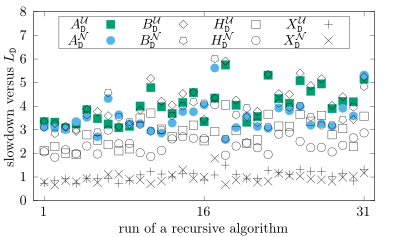

Source code (gnuplot):
set term cairolatex pdf standalone header "\\usepackage{amsmath,amsfonts}" color font ", 10" size 10cm,6cm
set output "reltim-ABHX_D.tex"

set key top center horizontal box spacing 1.45

set xrange [0:32]
set xlabel "run of a recursive algorithm"
set xtics ("1" 1, "16" 16, "31" 31)
set yrange [0:8]
set ylabel "slowdown versus $L_{\\mathtt{\\mathtt{D}}}$"

set datafile columnheaders
plot "ud.csv" using 1:($17/$8) with points title "$A_{\\mathtt{D}}^{\\mathcal{U}}$" pointtype 5 linetype 2, \
     "nd.csv" using 1:($17/$8) with points title "$A_{\\mathtt{D}}^{\\mathcal{N}}$" pointtype 7 linetype 3, \
     "ud.csv" using 1:($20/$8) with points title "$B_{\\mathtt{D}}^{\\mathcal{U}}$" pointtype 12 linetype 0, \
     "nd.csv" using 1:($20/$8) with points title "$B_{\\mathtt{D}}^{\\mathcal{N}}$" pointtype 14 linetype 0, \
     "ud.csv" using 1:($23/$8) with points title "$H_{\\mathtt{D}}^{\\mathcal{U}}$" pointtype 4 linetype 0, \
     "nd.csv" using 1:($23/$8) with points title "$H_{\\mathtt{D}}^{\\mathcal{N}}$" pointtype 6 linetype 0, \
     "ud.csv" using 1:($26/$8) with points title "$X_{\\mathtt{D}}^{\\mathcal{U}}$" pointtype 1 linetype 0, \
     "nd.csv" using 1:($26/$8) with points title "$X_{\\mathtt{D}}^{\\mathcal{N}}$" pointtype 2 linetype 0
